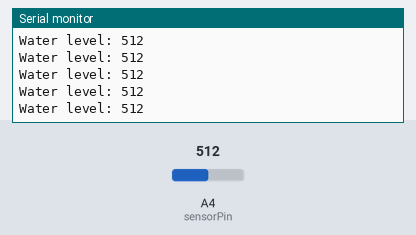
The sketch below on a simulated Arduino Uno, built with avr-gcc and run on an emulated ATmega328P. On the bench: the last lines printed to the serial monitor. Inputs (shaded band) come from the test bench; at power-on: A4 (sensorPin) = 512.

Above: at 1.2 s.
1.3 s: A4 (sensorPin) set to 716
At 1.64 s:
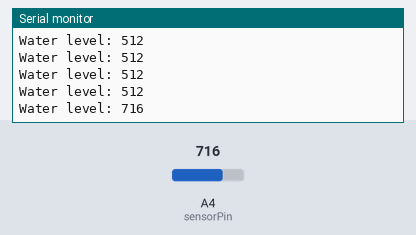
2.8 s: A4 (sensorPin) set to 900
At 2.91 s:
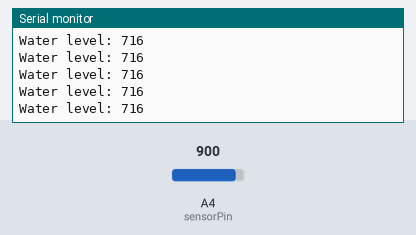
Timing chart, 0 to 5.8 s (numbered marks = the images above; inputs shaded):
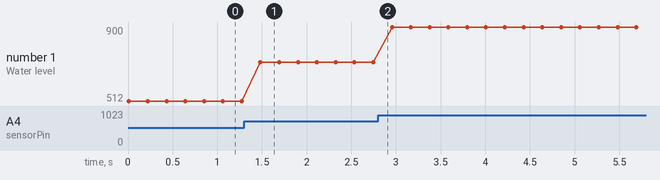

Measured:
- after the input at 1.3 s, the serial monitor: prints a new line after 0.18 s (image 1)
- plotted number 1: 512 → 716 after the input at 1.3 s, 716 → 900 after the input at 2.8 s

The sketch:

20230228_MOKA_waterLevelSensor1.ino
```cpp
// How Water Level Sensor Works and Interface it with Arduino
// See also: https://lastminuteengineers.com/water-level-sensor-arduino-tutorial/

// Last update: Tue Feb 28 12:38:34 AST 2023

// Sensor pins
#define sensorPower 6
#define sensorPin A4

#define WLS_L 250
#define WLS_H 500

// Value for storing water level
int val = 0;

void setup() {
  // Set D7 as an OUTPUT
  pinMode(sensorPower, OUTPUT);
  digitalWrite(sensorPower, LOW); // Set to LOW so no power flows through the sensor
  Serial.begin(57600);
}

void loop() {
  //get the reading from the function below and print it
  int level = readSensor();

  Serial.print("Water level: ");
  Serial.println(level);

  delay(200);
}

//This is a function used to get the reading
int readSensor() {
  digitalWrite(sensorPower, HIGH);  // Turn the sensor ON
  delay(10);              // wait 10 milliseconds
  val = analogRead(sensorPin);    // Read the analog value form sensor
  digitalWrite(sensorPower, LOW);   // Turn the sensor OFF
  return val;             // send current reading
}
```
